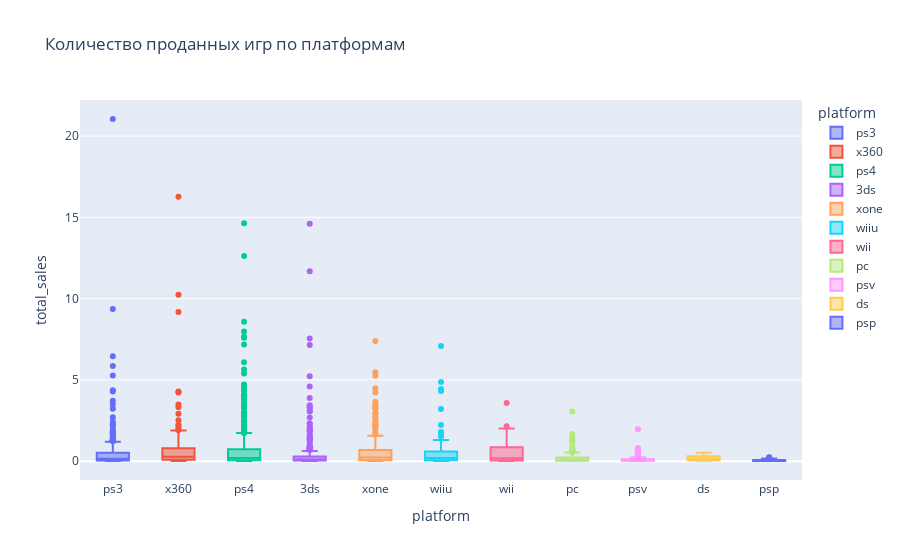

Notebook code cell kept with this figure:
### Code cell
fig = px.box(df, x = "platform" , y = "total_sales",color = 'platform',title='Количество проданных игр по платформам')
fig.show()

### Figure 1 — Plotly figure (JSON) as saved in the notebook; plotly's stock layout.template omitted (floating-point values rounded to 4 significant figures; data arrays with more than 128 entries replaced by an {"elided": "..."} marker saying what was removed)
{"data": [{"alignmentgroup": "True", "hovertemplate": "platform=%{x}<br>total_sales=%{y}<extra></extra>", "legendgroup": "ps3", "marker": {"color": "#636efa"}, "name": "ps3", "notched": false, "offsetgroup": "ps3", "orientation": "v", "showlegend": true, "type": "box", "x": {"elided": "345 str values"}, "x0": " ", "xaxis": "x", "y": {"elided": "345 float values"}, "y0": " ", "yaxis": "y"}, {"alignmentgroup": "True", "hovertemplate": "platform=%{x}<br>total_sales=%{y}<extra></extra>", "legendgroup": "x360", "marker": {"color": "#EF553B"}, "name": "x360", "notched": false, "offsetgroup": "x360", "orientation": "v", "showlegend": true, "type": "box", "x": {"elided": "186 str values"}, "x0": " ", "xaxis": "x", "y": {"elided": "186 float values"}, "y0": " ", "yaxis": "y"}, {"alignmentgroup": "True", "hovertemplate": "platform=%{x}<br>total_sales=%{y}<extra></extra>", "legendgroup": "ps4", "marker": {"color": "#00cc96"}, "name": "ps4", "notched": false, "offsetgroup": "ps4", "orientation": "v", "showlegend": true, "type": "box", "x": {"elided": "392 str values"}, "x0": " ", "xaxis": "x", "y": {"elided": "392 float values"}, "y0": " ", "yaxis": "y"}, {"alignmentgroup": "True", "hovertemplate": "platform=%{x}<br>total_sales=%{y}<extra></extra>", "legendgroup": "3ds", "marker": {"color": "#ab63fa"}, "name": "3ds", "notched": false, "offsetgroup": "3ds", "orientation": "v", "showlegend": true, "type": "box", "x": {"elided": "303 str values"}, "x0": " ", "xaxis": "x", "y": {"elided": "303 float values"}, "y0": " ", "yaxis": "y"}, {"alignmentgroup": "True", "hovertemplate": "platform=%{x}<br>total_sales=%{y}<extra></extra>", "legendgroup": "xone", "marker": {"color": "#FFA15A"}, "name": "xone", "notched": false, "offsetgroup": "xone", "orientation": "v", "showlegend": true, "type": "box", "x": {"elided": "247 str values"}, "x0": " ", "xaxis": "x", "y": {"elided": "247 float values"}, "y0": " ", "yaxis": "y"}, {"alignmentgroup": "True", "hovertemplate": "platform=%{x}<br>total_sales=%{y}<extra></extra>", "legendgroup": "wiiu", "marker": {"color": "#19d3f3"}, "name": "wiiu", "notched": false, "offsetgroup": "wiiu", "orientation": "v", "showlegend": true, "type": "box", "x": ["wiiu", "wiiu", "wiiu", "wiiu", "wiiu", "wiiu", "wiiu", "wiiu", "wiiu", "wiiu", "wiiu", "wiiu", "wiiu", "wiiu", "wiiu", "wiiu", "wiiu", "wiiu", "wiiu", "wiiu", "wiiu", "wiiu", "wiiu", "wiiu", "wiiu", "wiiu", "wiiu", "wiiu", "wiiu", "wiiu", "wiiu", "wiiu", "wiiu", "wiiu", "wiiu", "wiiu", "wiiu", "wiiu", "wiiu", "wiiu", "wiiu", "wiiu", "wiiu", "wiiu", "wiiu", "wiiu", "wiiu", "wiiu", "wiiu", "wiiu", "wiiu", "wiiu", "wiiu", "wiiu", "wiiu", "wiiu", "wiiu", "wiiu", "wiiu", "wiiu", "wiiu", "wiiu", "wiiu", "wiiu", "wiiu", "wiiu", "wiiu", "wiiu", "wiiu", "wiiu", "wiiu", "wiiu", "wiiu", "wiiu", "wiiu", "wiiu", "wiiu", "wiiu", "wiiu", "wiiu", "wiiu", "wiiu", "wiiu", "wiiu", "wiiu", "wiiu", "wiiu", "wiiu", "wiiu", "wiiu", "wiiu", "wiiu", "wiiu", "wiiu", "wiiu", "wiiu", "wiiu", "wiiu", "wiiu", "wiiu", "wiiu", "wiiu", "wiiu", "wiiu", "wiiu", "wiiu", "wiiu", "wiiu", "wiiu", "wiiu", "wiiu", "wiiu", "wiiu", "wiiu", "wiiu"], "x0": " ", "xaxis": "x", "y": [7.09, 4.87, 4.44, 4.32, 3.21, 2.23, 1.8, 1.75, 1.58, 1.53, 1.3, 1.23, 1.19, 1.12, 1.1, 1.03, 1.01, 0.84, 0.84, 0.78, 0.76, 0.74, 0.73, 0.7, 0.67, 0.66, 0.65, 0.64, 0.6, 0.59, 0.58, 0.57, 0.53, 0.52, 0.51, 0.48, 0.46, 0.46, 0.44, 0.42, 0.42, 0.41, 0.4, 0.39, 0.38, 0.37, 0.35, 0.34, 0.31, 0.31, 0.29, 0.27, 0.27, 0.25, 0.24, 0.24, 0.22, 0.2, 0.19, 0.19, 0.18, 0.19, 0.19, 0.15, 0.13, 0.12, 0.12, 0.11, 0.11, 0.12, 0.11, 0.11, 0.1, 0.1, 0.1, 0.09, 0.1, 0.09, 0.09, 0.08, 0.09, 0.08, 0.07, 0.06, 0.06, 0.07, 0.06, 0.07, 0.05, 0.04, 0.05, 0.05, 0.05, 0.03, 0.03, 0.03, 0.03, 0.03, 0.03, 0.02, 0.02, 0.02, 0.02, 0.02, 0.02, 0.02, 0.02, 0.02, 0.01, 0.01, 0.01, 0.01, 0.01, 0.01, 0.01], "y0": " ", "yaxis": "y"}, {"alignmentgroup": "True", "hovertemplate": "platform=%{x}<br>total_sales=%{y}<extra></extra>", "legendgroup": "wii", "marker": {"color": "#FF6692"}, "name": "wii", "notched": false, "offsetgroup": "wii", "orientation": "v", "showlegend": true, "type": "box", "x": ["wii", "wii", "wii", "wii", "wii", "wii", "wii", "wii", "wii", "wii", "wii", "wii", "wii", "wii", "wii", "wii", "wii", "wii", "wii", "wii", "wii", "wii", "wii"], "x0": " ", "xaxis": "x", "y": [3.58, 2.15, 2.01, 1.6, 0.95, 0.95, 0.56, 0.38, 0.26, 0.23, 0.18, 0.18, 0.15, 0.14, 0.1, 0.06, 0.05, 0.04, 0.03, 0.03, 0.01, 0.01, 0.01], "y0": " ", "yaxis": "y"}, {"alignmentgroup": "True", "hovertemplate": "platform=%{x}<br>total_sales=%{y}<extra></extra>", "legendgroup": "pc", "marker": {"color": "#B6E880"}, "name": "pc", "notched": false, "offsetgroup": "pc", "orientation": "v", "showlegend": true, "type": "box", "x": {"elided": "189 str values"}, "x0": " ", "xaxis": "x", "y": {"elided": "189 float values"}, "y0": " ", "yaxis": "y"}, {"alignmentgroup": "True", "hovertemplate": "platform=%{x}<br>total_sales=%{y}<extra></extra>", "legendgroup": "psv", "marker": {"color": "#FF97FF"}, "name": "psv", "notched": false, "offsetgroup": "psv", "orientation": "v", "showlegend": true, "type": "box", "x": {"elided": "358 str values"}, "x0": " ", "xaxis": "x", "y": {"elided": "358 float values"}, "y0": " ", "yaxis": "y"}, {"alignmentgroup": "True", "hovertemplate": "platform=%{x}<br>total_sales=%{y}<extra></extra>", "legendgroup": "ds", "marker": {"color": "#FECB52"}, "name": "ds", "notched": false, "offsetgroup": "ds", "orientation": "v", "showlegend": true, "type": "box", "x": ["ds", "ds", "ds", "ds", "ds", "ds", "ds", "ds"], "x0": " ", "xaxis": "x", "y": [0.51, 0.38, 0.21, 0.18, 0.12, 0.08, 0.03, 0.03], "y0": " ", "yaxis": "y"}, {"alignmentgroup": "True", "hovertemplate": "platform=%{x}<br>total_sales=%{y}<extra></extra>", "legendgroup": "psp", "marker": {"color": "#636efa"}, "name": "psp", "notched": false, "offsetgroup": "psp", "orientation": "v", "showlegend": true, "type": "box", "x": ["psp", "psp", "psp", "psp", "psp", "psp", "psp", "psp", "psp", "psp", "psp", "psp", "psp", "psp", "psp", "psp", "psp", "psp", "psp", "psp", "psp", "psp", "psp", "psp", "psp", "psp", "psp", "psp", "psp", "psp", "psp", "psp", "psp", "psp", "psp", "psp", "psp", "psp", "psp", "psp", "psp", "psp", "psp", "psp", "psp", "psp", "psp", "psp", "psp", "psp", "psp", "psp", "psp", "psp", "psp", "psp", "psp", "psp", "psp", "psp", "psp", "psp", "psp", "psp", "psp", "psp", "psp"], "x0": " ", "xaxis": "x", "y": [0.24, 0.22, 0.2, 0.19, 0.18, 0.17, 0.16, 0.15, 0.13, 0.12, 0.12, 0.11, 0.1, 0.09, 0.09, 0.08, 0.08, 0.06, 0.05, 0.05, 0.05, 0.04, 0.04, 0.03, 0.03, 0.03, 0.03, 0.03, 0.03, 0.03, 0.02, 0.02, 0.02, 0.02, 0.02, 0.02, 0.02, 0.02, 0.02, 0.02, 0.02, 0.02, 0.02, 0.02, 0.02, 0.02, 0.02, 0.02, 0.02, 0.02, 0.01, 0.01, 0.01, 0.01, 0.01, 0.01, 0.01, 0.01, 0.01, 0.01, 0.01, 0.01, 0.01, 0.01, 0.01, 0.01, 0.01], "y0": " ", "yaxis": "y"}], "layout": {"autosize": true, "boxmode": "overlay", "legend": {"title": {"text": "platform"}, "tracegroupgap": 0}, "title": {"text": "Количество проданных игр по платформам"}, "xaxis": {"anchor": "y", "autorange": true, "categoryarray": ["ps3", "x360", "ps4", "3ds", "xone", "wiiu", "wii", "pc", "psv", "ds", "psp"], "categoryorder": "array", "domain": [0, 1], "range": [-0.5, 10.5], "title": {"text": "platform"}, "type": "category"}, "yaxis": {"anchor": "x", "autorange": true, "domain": [0, 1], "range": [-1.159, 22.22], "title": {"text": "total_sales"}, "type": "linear"}}}
